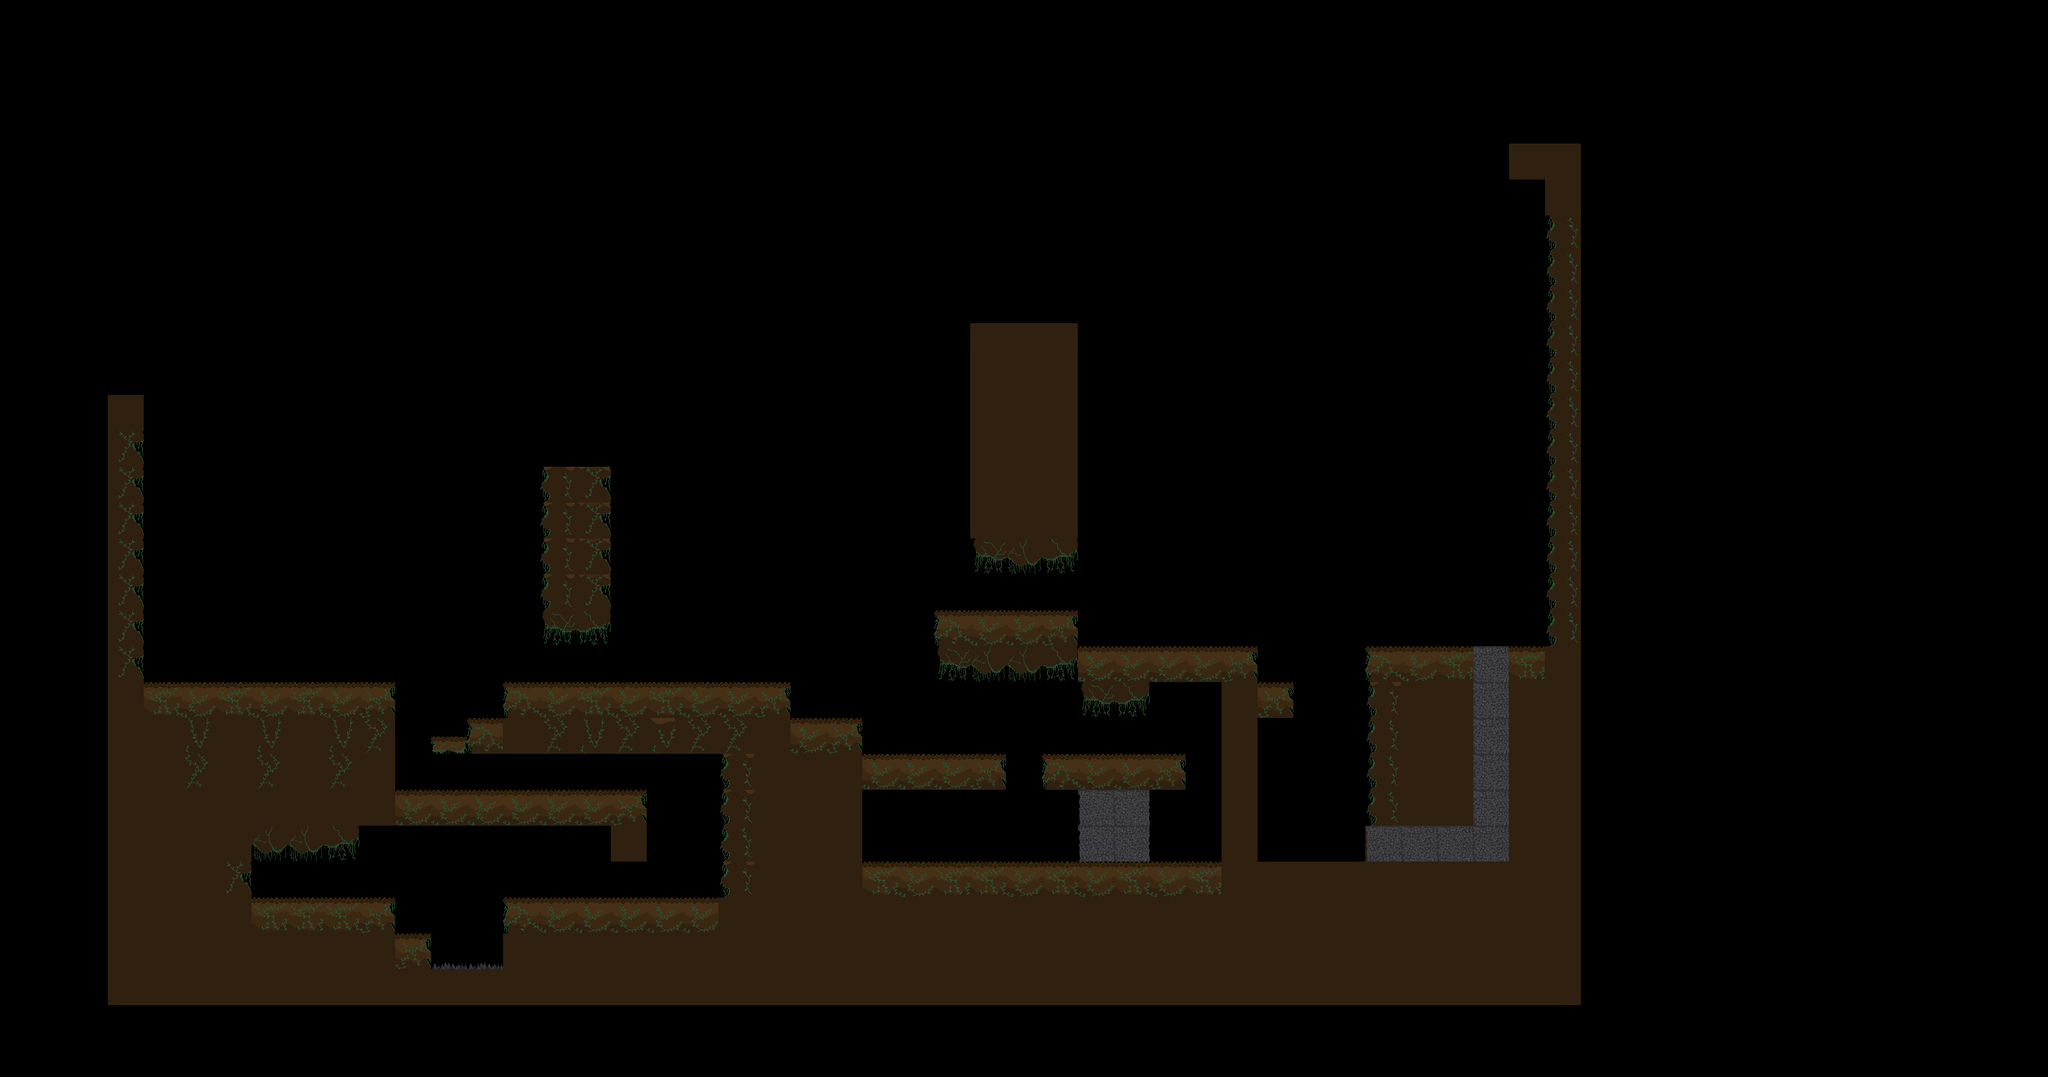

Below is a game level as drawn by its tile map, then a one-line description and the .tmx that defines it (tile-layer data replaced by summaries):
An orthogonal 57x30 tile map with 64x64 px tiles, 3 tile layers (Bg, Fg, Paths), 3 tilesets and 66 objects.

<map version="1.0" orientation="orthogonal" renderorder="right-down" width="57" height="30" tilewidth="64" tileheight="64" nextobjectid="301">
 <tileset firstgid="1" name="her_path" tilewidth="64" tileheight="64" spacing="2" tilecount="7" columns="7">
  <image source="../ch3/her_path.png" width="512" height="128" />
 </tileset>
 <tileset firstgid="8" name="ch4_tileset" tilewidth="64" tileheight="64" spacing="2" tilecount="45" columns="15">
  <image source="ch4_tileset.png" width="1024" height="256" />
 </tileset>
 <tileset firstgid="53" name="ch3_half_tilesets" tilewidth="64" tileheight="64" spacing="2" tilecount="15" columns="15">
  <image source="../ch3/ch3_half_tilesets.png" width="1024" height="128" />
 </tileset>
 <layer name="Bg" width="57" height="30">
  <data>[1710 cells, 7 non-empty, 1 distinct tile ids]</data>
 </layer>
 <layer name="Fg" width="57" height="30">
  <data>[1710 cells, 343 non-empty, 17 distinct tile ids]</data>
 </layer>
 <objectgroup name="Floor">
  <object id="221" x="192" y="703" width="64" height="704" />
  <object id="222" x="256" y="1215" width="448" height="192" />
  <object id="223" x="768" y="1309" width="64" height="34" />
  <object id="224" x="897" y="1215" width="511" height="128" />
  <object id="225" x="640" y="1407" width="512" height="64" />
  <object id="226" x="1088" y="1471" width="64" height="64" />
  <object id="227" x="1152" y="1500" width="64" height="35" />
  <object id="228" x="1280" y="1343" width="128" height="320" />
  <object id="229" x="896" y="1599" width="384" height="128" />
  <object id="230" x="191" y="1599" width="513" height="128" />
  <object id="231" x="192" y="1407" width="448" height="128" />
  <object id="232" x="192" y="1535" width="64" height="64" />
  <object id="233" x="960" y="831" width="128" height="320" />
  <object id="234" x="704" y="1727" width="192" height="64" />
  <object id="235" x="1408" y="1279" width="128" height="448" />
  <object id="236" x="1536" y="1343" width="256" height="64" />
  <object id="237" x="1536" y="1535" width="704" height="64" />
  <object id="238" x="2176" y="1215" width="64" height="320" />
  <object id="239" x="1856" y="1343" width="256" height="64" />
  <object id="241" x="1664" y="1089" width="256" height="126" />
  <object id="242" x="1730" y="575" width="192" height="448" />
  <object id="243" x="1920" y="1151" width="320" height="64" />
  <object id="245" x="2176" y="1599" width="384" height="64" />
  <object id="255" x="704" y="1663.5" width="64" height="29" />
  <object id="258" x="832" y="1280" width="64" height="64" />
  <object id="264" x="2752" y="256" width="64" height="896" />
  <object id="265" x="192" y="256" width="2560" height="64" />
  <object id="273" x="1920" y="1216" width="128" height="64" />
  <object id="277" x="384" y="1536" width="64" height="64" />
  <object id="289" x="2432" y="1152" width="192" height="320" />
  <object id="290" x="2688" y="1152" width="128" height="384" />
  <object id="292" x="2240" y="1216" width="70.5" height="64" />
  <object id="294" x="2240" y="1536" width="576" height="64" />
 </objectgroup>
 <objectgroup name="Boxes">
  <object id="251" x="1163" y="1568.5" width="30.6666" height="27.6667" />
  <object id="252" x="707.333" y="1362.5" width="30.6666" height="27.6667" />
  <object id="253" x="1159.33" y="1465.17" width="30.6666" height="27.6667" />
  <object id="256" x="963.667" y="1547.17" width="30.6666" height="27.6667" />
  <object id="263" x="2540.77" y="1096.67" width="30.6666" height="27.6667" />
 </objectgroup>
 <objectgroup name="Switches">
  <object id="276" x="480" y="1556" width="14" height="36">
   <properties>
    <property name="Dir" value="-1" />
    <property name="Type" value="player" />
   </properties>
  </object>
  <object id="279" x="1536.32" y="1470.59" width="14" height="36">
   <properties>
    <property name="Dir" value="-1" />
    <property name="Type" value="player" />
   </properties>
  </object>
 </objectgroup>
 <objectgroup name="Doors">
  <object id="278" x="962.667" y="1152" width="28" height="64" />
  <object id="280" x="1748" y="1024" width="18" height="64" />
  <object id="282" x="1974" y="1283" width="21" height="60" />
 </objectgroup>
 <objectgroup name="Start">
  <object id="246" x="412.848" y="1140.09" width="64" height="64" />
 </objectgroup>
 <objectgroup name="Ladders">
  <object id="270" x="1630.67" y="1085" width="33.3333" height="256" />
  <object id="271" x="1792.83" y="1344.33" width="36.8333" height="187" />
  <object id="272" x="2113.58" y="1342.5" width="36.8333" height="187" />
  <object id="287" x="2624" y="1152" width="33" height="384" />
 </objectgroup>
 <objectgroup name="Swings" />
 <objectgroup name="GhostPath">
  <object id="240" x="1920" y="1407" width="128" height="128" />
  <object id="286" x="2432" y="1472" width="64" height="64" />
  <object id="291" x="2624" y="1152" width="64" height="64" />
 </objectgroup>
 <objectgroup name="Potions">
  <object id="274" x="574.5" y="1559.5" width="31" height="33">
   <properties>
    <property name="Type" value="health" />
   </properties>
  </object>
  <object id="275" x="530.5" y="1559.5" width="31" height="33">
   <properties>
    <property name="Type" value="health" />
   </properties>
  </object>
  <object id="281" x="2057.23" y="1298.65" width="31" height="33">
   <properties>
    <property name="Type" value="energy" />
   </properties>
  </object>
  <object id="296" x="2581.47" y="1489.56" width="31" height="33">
   <properties>
    <property name="Type" value="energy" />
   </properties>
  </object>
  <object id="297" x="2699.65" y="1101.68" width="31" height="33">
   <properties>
    <property name="Type" value="energy" />
   </properties>
  </object>
  <object id="298" x="1202.68" y="1168.35" width="31" height="33">
   <properties>
    <property name="Type" value="energy" />
   </properties>
  </object>
 </objectgroup>
 <layer name="Paths" width="57" height="30">
  <data>[1710 cells, 6 non-empty, 3 distinct tile ids]</data>
 </layer>
 <objectgroup name="Spikes">
  <object id="267" x="704" y="1694.67" width="192" height="33.3333" />
 </objectgroup>
 <objectgroup name="Dialogs">
  <object id="300" x="507.167" y="1124.5" width="7" height="96.3333">
   <properties>
    <property name="Chapter" value="41" />
   </properties>
  </object>
 </objectgroup>
 <objectgroup name="End">
  <object id="268" x="2546.52" y="985.682" width="174" height="159.667">
   <properties>
    <property name="Chapter" value="CHAPTER4" />
    <property name="Level" value="1" />
   </properties>
  </object>
 </objectgroup>
 <objectgroup name="Checkpoints">
  <object id="247" x="2048" y="851" width="64" height="300" />
  <object id="248" x="1540" y="1041" width="64" height="300" />
  <object id="299" x="360.333" y="1199" width="181.333" height="24" />
 </objectgroup>
 <objectgroup name="Enemies">
  <object id="284" x="1654.45" y="1476.38" width="30.5" height="23">
   <properties>
    <property name="Type" value="ZOMBIE" />
   </properties>
  </object>
 </objectgroup>
 <objectgroup name="Water" />
 <objectgroup name="Props">
  <object id="249" x="860.292" y="1577.71" width="170.083" height="13.25">
   <properties>
    <property name="Density" value="1f" />
   </properties>
  </object>
  <object id="261" x="2402.96" y="1128.38" width="170.083" height="13.25">
   <properties>
    <property name="Density" value="2f" />
   </properties>
  </object>
 </objectgroup>
</map>
